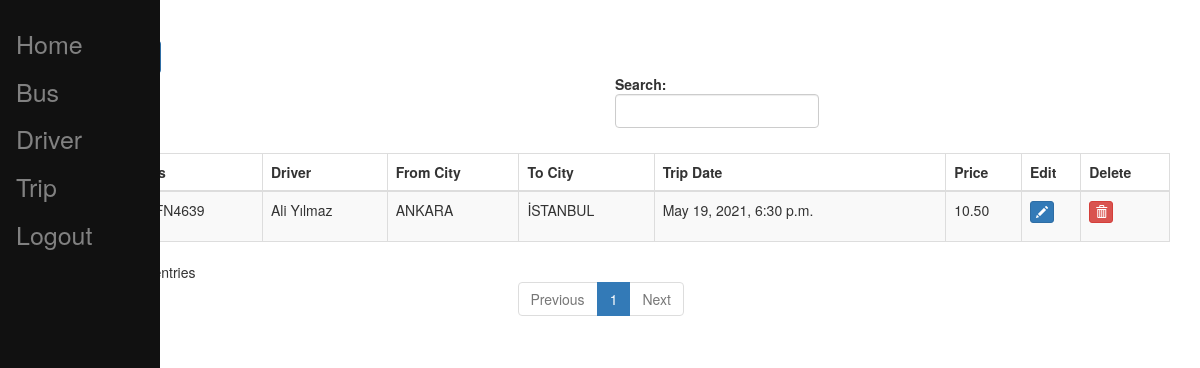
/trip/ (signed in), run on an earlier commit of the app's database.
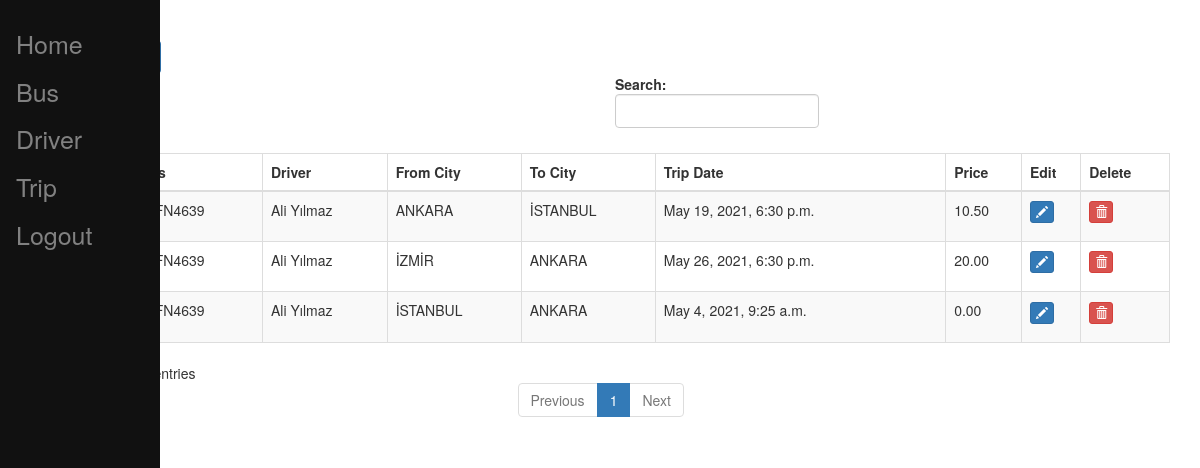
And on a later commit of the database.
### busticket/models.py (models this page shows, shortened)
class Trip(models.Model):
    bus = models.ForeignKey(Bus, on_delete=models.PROTECT)
    driver = models.ForeignKey(Driver, on_delete=models.PROTECT,blank=True,null=True)
    from_city = models.ForeignKey(City, related_name='f_city', on_delete=models.CASCADE,blank=True,null=True)
    to_city = models.ForeignKey(City, related_name='t_city', on_delete=models.CASCADE,blank=True,null=True)
    trip_date = models.DateTimeField(blank=True)
    price = models.DecimalField(max_digits=6, decimal_places=2, default=0.0)
    bus_company = models.ForeignKey(BusCompany, on_delete=models.CASCADE, editable=True,blank=True,null=True)
    class Meta:
        constraints = [
            models.UniqueConstraint(fields=['bus', 'from_city','to_city'], name='unique trip')
        ]

class Bus(models.Model):
    plate_text = models.CharField(max_length=30,unique=True)
    brand_name = models.CharField(max_length=30,default='Mercedes Benz')
    status = models.BooleanField(default=True)
    seat_count = models.IntegerField(default=52)
    bus_company = models.ForeignKey(BusCompany, on_delete=models.CASCADE, blank=True,null=True)
    def __str__(self):
        return self.plate_text

class Driver(models.Model):
    name = models.CharField(max_length=30,default='Unknown Driver',unique=True)
    date_of_birth = models.DateField()
    years_of_experience = models.IntegerField()
    bus_company = models.ForeignKey(BusCompany, on_delete=models.CASCADE, editable=False,blank=True,null=True)
    def __str__(self):
        return self.name

class City(models.Model):
    name = models.CharField(max_length=30,unique=True)
    def __str__(self):
        return self.name

### busticket/views.py (the view)
# urls.py: path('trip/',views.get_list_of_trips),
def get_list_of_trips(request):
    user = User.objects.get(username=request.user.username)
    trip_list = Trip.objects.filter(bus_company=user.buscompany)
    return render(request,"busticket/tripcrud/trip.html",{'trip_list':trip_list})

### busticket/templatetags/user_tags.py (called while the page is built)
@register.filter(name='has_group')
def has_group(user, group_name):
    group = Group.objects.filter(name=group_name)
    if group:
        group = group.first()
        return group in user.groups.all()
    else:
        return False

### templates/busticket/tripcrud/trip.html (shortened to what this page needs)
{% extends 'busticket/base.html' %}
{% block content %}
 <div class="col-md-12">
        <h4>Trip List</h4> <span><a href="/tripnew" class="btn btn-primary">Add New Record</a></span>
        <div class="table-responsive">
  <table id="bootstrapdatatable" class="table table-striped table-bordered" width="100%">
            <thead>
                <th>Trip No</th>
                <th>Bus</th>
                <th>Driver</th>
                <th>From City</th>
                <th>To City</th>
                <th>Trip Date</th>
                <th>Price</th>
                <th>Edit</th>
                <th>Delete</th>
             </thead>
   <tbody>
   {% for trip in trip_list %}
    <tr>
     <td>{{ trip.id }}</td>
     <td>{{ trip.bus }}</td>
     <td>{{ trip.driver }}</td>
     <td>{{ trip.from_city }}</td>
     <td>{{ trip.to_city }}</td>
     <td>{{ trip.trip_date }}</td>
     <td>{{ trip.price }}</td>
     <td><p data-placement="top" data-toggle="tooltip" title="Edit"><a href="/tripedit/{{ trip.id }}" class="btn btn-primary btn-xs" data-title="Edit" data-toggle="modal"  ><span class="glyphicon glyphicon-pencil"></span></a></p></td>
     <td><p data-placement="top" data-toggle="tooltip" title="Delete"><a href="/tripdelete/{{ trip.id }}" class="btn btn-danger btn-xs" onclick="return confirm('Are you sure you want to delete this?')" data-title="Delete" data-toggle="modal"  ><span class="glyphicon glyphicon-trash"></span></a></p></td>
    </tr>
   {% endfor %}
   </tbody>
  </table>
        </div>
    </div>
{% endblock content %}

### templates/busticket/base.html (shortened to what this page needs)
<!doctype html>
{% load staticfiles %}
{% load user_tags %}
<html>
  <head>
    <link href="http://maxcdn.bootstrapcdn.com/bootstrap/3.3.0/css/bootstrap.min.css" rel="stylesheet" id="bootstrap-css">
  </head>
  <body id="content", name="content">
      <div class="sidenav">
        <a href="/">Home</a>
        {% if user.is_authenticated %}
          {% if user|has_group:'BusCompany' %}
            <a href="/bus">Bus</a>
            <a href="/driver">Driver</a>
            <a href="/trip">Trip</a>
          {% endif %}
          <a href="/logout">Logout</a>
        {% endif %}
      </div>
            <div class="container">
              <div class="row">
            {% if user.is_authenticated %}
              {% block content %}
              {% endblock %}
            {% else %}
              <p>Login <a href="/login">Here</a></p>
            {% endif %}
            </div>
          </div>
  </body>
</html>

### templates/busticket/base.html (style rules this page uses)
.sidenav { height: 100%; width: 160px; position: fixed; z-index: 1; top: 0; left: 0; background-color: #111; overflow-x: hidden; padding-top: 20px; }
.sidenav a { padding: 6px 8px 6px 16px; text-decoration: none; font-size: 25px; color: #818181; display: block; }

What changed in the data, as far as the page shows it:
added Trip: bus "06FN4639", driver "Ali Yılmaz", from_city "İZMİR", to_city "ANKARA", trip_date "May 26, 2021, 6:30 p.m.", price "20.00"
added Trip: bus "06FN4639", driver "Ali Yılmaz", from_city "İSTANBUL", to_city "ANKARA", trip_date "May 4, 2021, 9:25 a.m.", price "0.00"
Also different on the page:
text written by a page script: "Search: Showing 1 to 1 of 1 entries Previous 1 Next" → "Search: Showing 1 to 3 of 3 entries Previous 1 Next"
